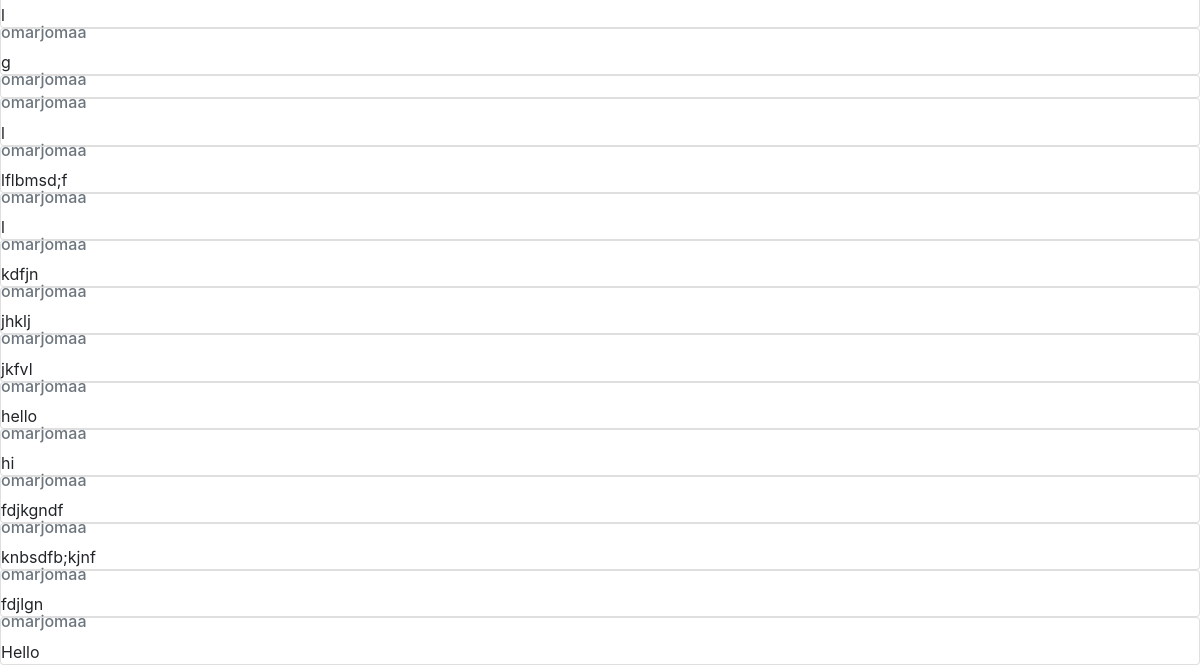
/profile/omarjomaa (signed in, lower part), run on an earlier commit of the app's database.
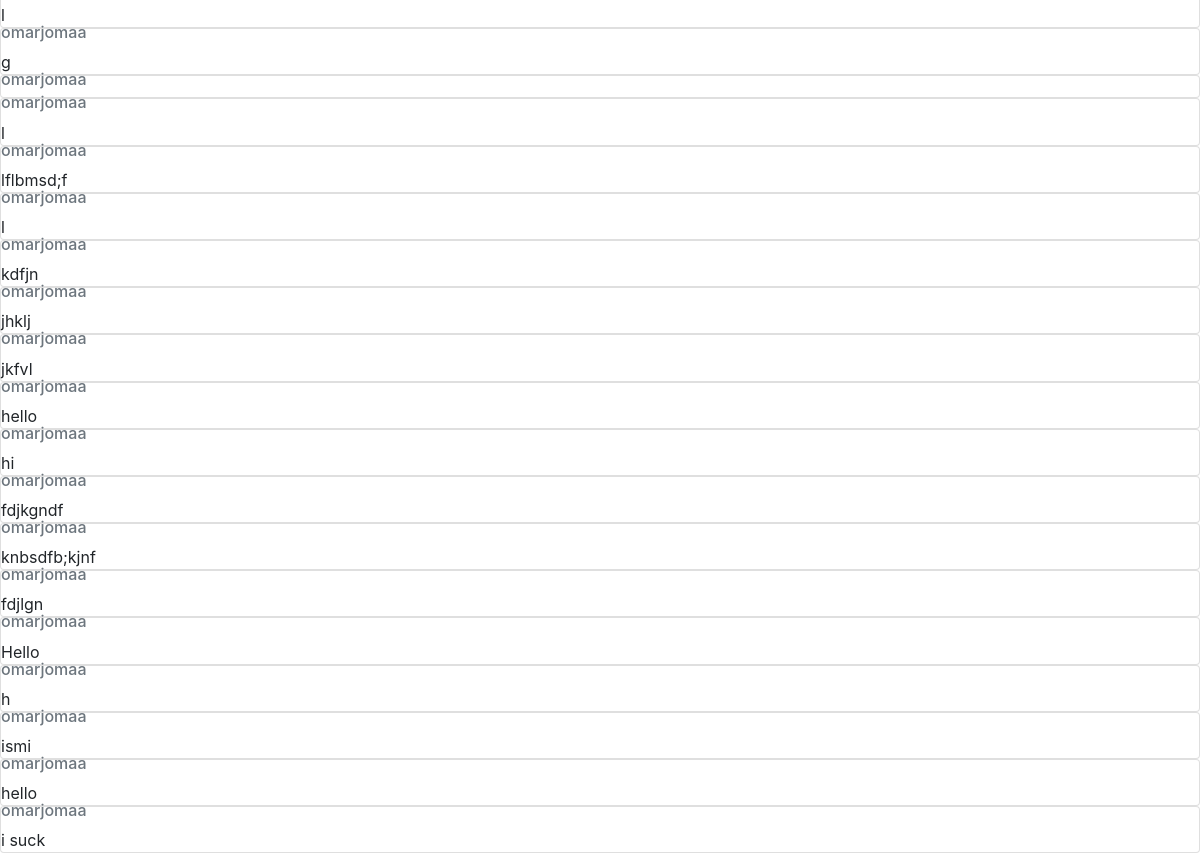
And on a later commit of the database.
### kinect/models.py (models this page shows, shortened)
class NewPost(models.Model):
    user = models.ForeignKey("User", on_delete=models.CASCADE, related_name="user")
    body = models.TextField(blank=True)
    Timestamp= models.DateTimeField(auto_now_add=True)

class User(AbstractUser):
    following= models.ManyToManyField('self',symmetrical=False, related_name="user_following")
    follower= models.ManyToManyField('self',symmetrical=False, related_name="user_followers")
    def __str__(self):
        return f"{self.username}"

### kinect/views.py (the view)
# urls.py: path("profile/<user>", views.profile, name='profile'),
def profile(request, user):
    if request.user.is_authenticated:
        user = get_object_or_404(User, username=user)
        posts= NewPost.objects.filter(user=user)
    else:
        HttpResponseRedirect(reverse('login'))
    return render(request, "network/profile.html", {
        "posts": posts,
        "user": user
    })

### kinect/templates/network/profile.html (shortened to what this page needs)
{% extends 'network/layout.html' %}
{% load static %}
{% block body %}
<div id="posts">
    {% for p in posts %}
       <div class="card">
        <h6 class="card-subtitle mb-2 text-muted"> {{p.user}} </h6>
        <p class="card-text"> {{p.body}} </p>
       </div>
    {% endfor %}
</div>
{% endblock %}

What changed in the data, as far as the page shows it:
added NewPost: user "omarjomaa", body "h"
added NewPost: user "omarjomaa", body "ismi"
added NewPost: user "omarjomaa", body "hello"
added NewPost: user "omarjomaa", body "i suck"
